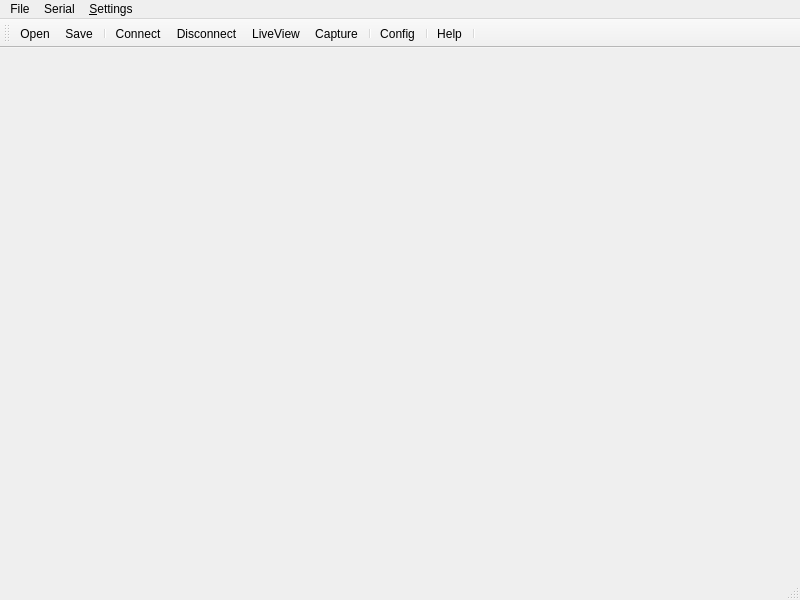
<?xml version="1.0" encoding="UTF-8"?>
<ui version="4.0">
 <class>MainWindow</class>
 <widget class="QMainWindow" name="MainWindow">
  <property name="geometry">
   <rect>
    <x>0</x>
    <y>0</y>
    <width>800</width>
    <height>600</height>
   </rect>
  </property>
  <property name="windowTitle">
   <string>FTIR Data Acquisition Software</string>
  </property>
  <property name="windowIcon">
   <iconset>
    <normaloff>icons/spectrometer.png</normaloff>icons/spectrometer.png</iconset>
  </property>
  <widget class="QWidget" name="centralwidget">
   <layout class="QHBoxLayout" name="horizontalLayout">
    <item>
     <widget class="PlotWidget" name="GraphWidget" native="true">
      <widget class="PlotWidget" name="widget" native="true">
       <property name="geometry">
        <rect>
         <x>9</x>
         <y>9</y>
         <width>771</width>
         <height>481</height>
        </rect>
       </property>
      </widget>
     </widget>
    </item>
   </layout>
  </widget>
  <widget class="QMenuBar" name="menubar">
   <property name="geometry">
    <rect>
     <x>0</x>
     <y>0</y>
     <width>800</width>
     <height>21</height>
    </rect>
   </property>
   <widget class="QMenu" name="menuMenu">
    <property name="title">
     <string>File</string>
    </property>
    <addaction name="separator"/>
    <addaction name="actionOpen"/>
    <addaction name="actionSave"/>
    <addaction name="actionExit"/>
   </widget>
   <widget class="QMenu" name="menuSerial">
    <property name="title">
     <string>Serial</string>
    </property>
    <addaction name="actionConnect"/>
    <addaction name="actionDisconnect"/>
    <addaction name="action_Capture"/>
    <addaction name="actionLiveView"/>
   </widget>
   <widget class="QMenu" name="menuConfig">
    <property name="title">
     <string>&amp;Settings</string>
    </property>
    <addaction name="actionConfig"/>
   </widget>
   <addaction name="menuMenu"/>
   <addaction name="menuSerial"/>
   <addaction name="menuConfig"/>
  </widget>
  <widget class="QStatusBar" name="statusbar">
   <property name="statusTip">
    <string extracomment="Status here..."/>
   </property>
  </widget>
  <widget class="QToolBar" name="toolBar">
   <property name="windowTitle">
    <string>toolBar</string>
   </property>
   <attribute name="toolBarArea">
    <enum>TopToolBarArea</enum>
   </attribute>
   <attribute name="toolBarBreak">
    <bool>false</bool>
   </attribute>
   <addaction name="actionOpen"/>
   <addaction name="actionSave"/>
   <addaction name="separator"/>
   <addaction name="actionConnect"/>
   <addaction name="actionDisconnect"/>
   <addaction name="actionLiveView"/>
   <addaction name="action_Capture"/>
   <addaction name="separator"/>
   <addaction name="actionConfig"/>
   <addaction name="separator"/>
   <addaction name="actionHelp"/>
   <addaction name="separator"/>
  </widget>
  <action name="actionOpen">
   <property name="icon">
    <iconset>
     <normaloff>icons/open.png</normaloff>icons/open.png</iconset>
   </property>
   <property name="text">
    <string>&amp;Open</string>
   </property>
   <property name="toolTip">
    <string>Open existing file</string>
   </property>
   <property name="shortcut">
    <string>Ctrl+O</string>
   </property>
  </action>
  <action name="actionSave">
   <property name="icon">
    <iconset>
     <normaloff>icons/floppy-disk.png</normaloff>icons/floppy-disk.png</iconset>
   </property>
   <property name="text">
    <string>&amp;Save</string>
   </property>
   <property name="toolTip">
    <string>Save the data</string>
   </property>
   <property name="shortcut">
    <string>Ctrl+S</string>
   </property>
  </action>
  <action name="actionExit">
   <property name="icon">
    <iconset>
     <normaloff>icons/logout.png</normaloff>icons/logout.png</iconset>
   </property>
   <property name="text">
    <string>&amp;Exit</string>
   </property>
   <property name="toolTip">
    <string>Exit the application</string>
   </property>
   <property name="shortcut">
    <string>Ctrl+E</string>
   </property>
  </action>
  <action name="actionConnect">
   <property name="icon">
    <iconset>
     <normaloff>icons/link.png</normaloff>icons/link.png</iconset>
   </property>
   <property name="text">
    <string>&amp;Connect</string>
   </property>
   <property name="toolTip">
    <string>Connect through serial port</string>
   </property>
   <property name="shortcut">
    <string>Ctrl+C</string>
   </property>
  </action>
  <action name="actionDisconnect">
   <property name="icon">
    <iconset>
     <normaloff>icons/broken-link.png</normaloff>icons/broken-link.png</iconset>
   </property>
   <property name="text">
    <string>&amp;Disconnect</string>
   </property>
   <property name="toolTip">
    <string>Disconnect serial port</string>
   </property>
   <property name="shortcut">
    <string>Ctrl+D</string>
   </property>
  </action>
  <action name="actionConfig">
   <property name="icon">
    <iconset>
     <normaloff>icons/settings.png</normaloff>icons/settings.png</iconset>
   </property>
   <property name="text">
    <string>&amp;Config</string>
   </property>
   <property name="toolTip">
    <string>Configeration for settings</string>
   </property>
   <property name="shortcut">
    <string>Ctrl+K</string>
   </property>
  </action>
  <action name="actionHelp">
   <property name="icon">
    <iconset>
     <normaloff>icons/information.png</normaloff>icons/information.png</iconset>
   </property>
   <property name="text">
    <string>Help</string>
   </property>
   <property name="toolTip">
    <string>About </string>
   </property>
  </action>
  <action name="action_Capture">
   <property name="icon">
    <iconset>
     <normaloff>icons/audio-waves.png</normaloff>icons/audio-waves.png</iconset>
   </property>
   <property name="text">
    <string>&amp;Capture</string>
   </property>
   <property name="shortcut">
    <string>Ctrl+M</string>
   </property>
  </action>
  <action name="actionLiveView">
   <property name="icon">
    <iconset>
     <normaloff>icons/live-news.png</normaloff>icons/live-news.png</iconset>
   </property>
   <property name="text">
    <string>LiveView</string>
   </property>
   <property name="shortcut">
    <string>Ctrl+L</string>
   </property>
  </action>
 </widget>
 <customwidgets>
  <customwidget>
   <class>PlotWidget</class>
   <extends>QWidget</extends>
   <header location="global">plotwidget.h</header>
   <container>1</container>
  </customwidget>
 </customwidgets>
 <resources/>
 <connections/>
</ui>
